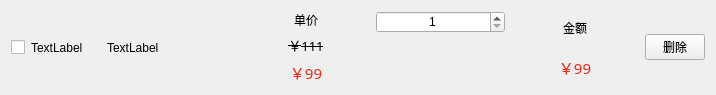
<?xml version="1.0" encoding="UTF-8"?>
<ui version="4.0">
 <class>CartListItem</class>
 <widget class="QWidget" name="CartListItem">
  <property name="geometry">
   <rect>
    <x>0</x>
    <y>0</y>
    <width>716</width>
    <height>82</height>
   </rect>
  </property>
  <property name="maximumSize">
   <size>
    <width>16777215</width>
    <height>82</height>
   </size>
  </property>
  <property name="windowTitle">
   <string>Form</string>
  </property>
  <property name="styleSheet">
   <string notr="true">QLabel{
border-left:1px solid qlineargradient(spread:pad, x1:0, y1:0, x2:0, y2:1, stop:0 rgba(0, 0, 0, 255), stop:1 rgba(255, 255, 255, 255));
border-right:1px solid qlineargradient(spread:pad, x1:0, y1:0, x2:0, y2:1, stop:0 rgba(0, 0, 0, 255), stop:1 rgba(255, 255, 255, 255));

}</string>
  </property>
  <layout class="QHBoxLayout" name="horizontalLayout" stretch="0,2,2,2,2,2,2">
   <item>
    <widget class="QCheckBox" name="checkBox">
     <property name="text">
      <string/>
     </property>
    </widget>
   </item>
   <item>
    <widget class="QLabel" name="smallLabel">
     <property name="minimumSize">
      <size>
       <width>0</width>
       <height>0</height>
      </size>
     </property>
     <property name="maximumSize">
      <size>
       <width>70</width>
       <height>16777215</height>
      </size>
     </property>
     <property name="text">
      <string>TextLabel</string>
     </property>
    </widget>
   </item>
   <item>
    <widget class="QLabel" name="nameLabel">
     <property name="maximumSize">
      <size>
       <width>500</width>
       <height>16777215</height>
      </size>
     </property>
     <property name="text">
      <string>TextLabel</string>
     </property>
    </widget>
   </item>
   <item>
    <layout class="QVBoxLayout" name="verticalLayout" stretch="2,2,3">
     <item>
      <widget class="QLabel" name="label_3">
       <property name="text">
        <string>单价</string>
       </property>
       <property name="alignment">
        <set>Qt::AlignCenter</set>
       </property>
      </widget>
     </item>
     <item>
      <widget class="QLabel" name="priceLabel">
       <property name="font">
        <font>
         <family>微软雅黑</family>
         <pointsize>10</pointsize>
         <strikeout>true</strikeout>
        </font>
       </property>
       <property name="text">
        <string>￥111</string>
       </property>
       <property name="alignment">
        <set>Qt::AlignCenter</set>
       </property>
      </widget>
     </item>
     <item>
      <widget class="QLabel" name="currentPriceLabel">
       <property name="font">
        <font>
         <family>微软雅黑</family>
         <pointsize>11</pointsize>
        </font>
       </property>
       <property name="styleSheet">
        <string notr="true">QLabel{
color:rgb(235, 42, 24)
}</string>
       </property>
       <property name="text">
        <string>￥99</string>
       </property>
       <property name="alignment">
        <set>Qt::AlignCenter</set>
       </property>
      </widget>
     </item>
    </layout>
   </item>
   <item>
    <layout class="QVBoxLayout" name="verticalLayout_2">
     <item>
      <widget class="QSpinBox" name="spinBox">
       <property name="alignment">
        <set>Qt::AlignCenter</set>
       </property>
       <property name="minimum">
        <number>1</number>
       </property>
       <property name="maximum">
        <number>999999999</number>
       </property>
      </widget>
     </item>
     <item>
      <widget class="QLabel" name="limitationLabel">
       <property name="text">
        <string/>
       </property>
       <property name="alignment">
        <set>Qt::AlignCenter</set>
       </property>
      </widget>
     </item>
    </layout>
   </item>
   <item>
    <layout class="QVBoxLayout" name="verticalLayout_3">
     <item>
      <widget class="QLabel" name="label_7">
       <property name="text">
        <string>金额</string>
       </property>
       <property name="alignment">
        <set>Qt::AlignCenter</set>
       </property>
      </widget>
     </item>
     <item>
      <widget class="QLabel" name="totLabel">
       <property name="font">
        <font>
         <family>微软雅黑</family>
         <pointsize>11</pointsize>
        </font>
       </property>
       <property name="styleSheet">
        <string notr="true">QLabel{
color:rgb(235, 42, 24)
}</string>
       </property>
       <property name="text">
        <string>￥99</string>
       </property>
       <property name="alignment">
        <set>Qt::AlignCenter</set>
       </property>
      </widget>
     </item>
    </layout>
   </item>
   <item>
    <widget class="QPushButton" name="pushButton">
     <property name="maximumSize">
      <size>
       <width>60</width>
       <height>16777215</height>
      </size>
     </property>
     <property name="text">
      <string>删除</string>
     </property>
    </widget>
   </item>
  </layout>
 </widget>
 <resources/>
 <connections/>
</ui>
